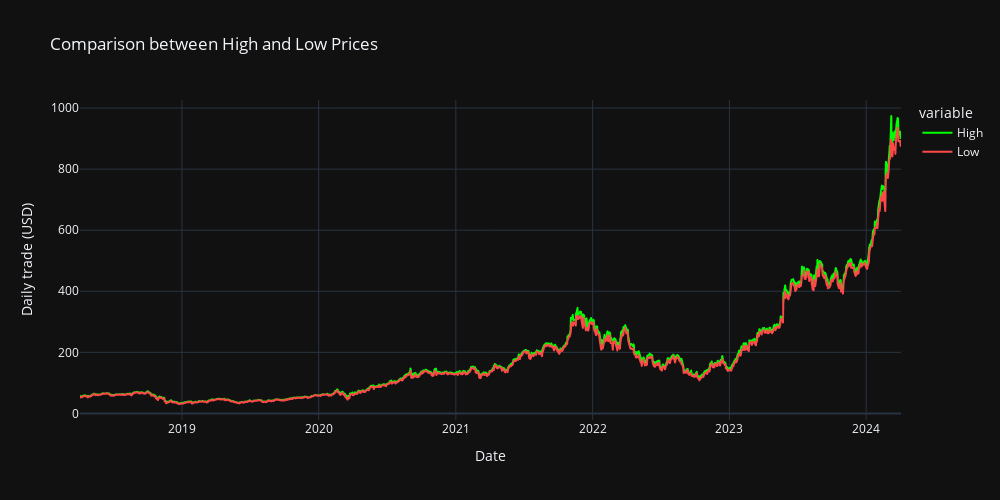

The cell this chart's notebook holds for it:
### Code cell
# Comparison between High & Low Prices
fig = px.line(data, x="Date", y=["High","Low"],template = 'plotly_dark',title='Comparison between High and Low Prices')
fig.update_layout(
    autosize=False,
    width=1000,
    height=500,
)
fig.data[0].line.color = "#00ff00"
fig.data[1].line.color = "#FF4949"
fig.update_yaxes(title="Daily trade (USD)")
fig.show()

### Figure 1 — Plotly figure (JSON) as saved in the notebook; plotly's stock layout.template omitted (floating-point values rounded to 4 significant figures; data arrays with more than 128 entries replaced by an {"elided": "..."} marker saying what was removed)
{"data": [{"hovertemplate": "variable=High<br>Date=%{x}<br>value=%{y}<extra></extra>", "legendgroup": "High", "line": {"color": "#00ff00", "dash": "solid"}, "marker": {"symbol": "circle"}, "mode": "lines", "name": "High", "showlegend": true, "type": "scattergl", "x": {"elided": "1510 str values"}, "xaxis": "x", "y": {"elided": "1510 float values"}, "yaxis": "y"}, {"hovertemplate": "variable=Low<br>Date=%{x}<br>value=%{y}<extra></extra>", "legendgroup": "Low", "line": {"color": "#FF4949", "dash": "solid"}, "marker": {"symbol": "circle"}, "mode": "lines", "name": "Low", "showlegend": true, "type": "scattergl", "x": {"elided": "1510 str values"}, "xaxis": "x", "y": {"elided": "1510 float values"}, "yaxis": "y"}], "layout": {"autosize": false, "height": 500, "legend": {"title": {"text": "variable"}, "tracegroupgap": 0}, "title": {"text": "Comparison between High and Low Prices"}, "width": 1000, "xaxis": {"anchor": "y", "autorange": true, "domain": [0, 1], "range": ["2018-04-04", "2024-04-03"], "title": {"text": "Date"}, "type": "date"}, "yaxis": {"anchor": "x", "autorange": true, "domain": [0, 1], "range": [-21.52, 1026.0], "title": {"text": "Daily trade (USD)"}, "type": "linear"}}}
